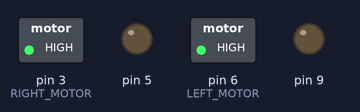
The sketch below on a simulated Arduino Uno, built for the host (arithmetic inside an expression is 32-bit, double 64-bit). Shown: switched loads named in the sketch (green lamp = pin HIGH), output pins drawn as LEDs (lit = HIGH). An integer division by zero does not stop the program and gives all ones (-1).

Above: at 0.5 s.
At 7.2 s:
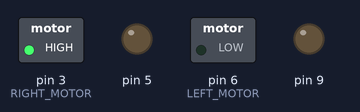
Timing chart, 0 to 7.7 s (numbered marks = the images above):
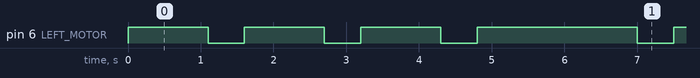

The sketch:

time_control_robot_correct_square.ino
```cpp
void setup(){
  // put your setup code here, to run once:
  pinMode(3,OUTPUT); // RIGHT MOTOR
  pinMode(5,OUTPUT);
  pinMode(6,OUTPUT); // LEFT MOTOR
  pinMode(9,OUTPUT);
}

void forward()
{
  digitalWrite(3,HIGH);
  digitalWrite(5,LOW);
  digitalWrite(6,HIGH);
  digitalWrite(9,LOW);
}

void radial_left()
{
  digitalWrite(3,HIGH);
  digitalWrite(5,LOW);
  digitalWrite(6,LOW);
  digitalWrite(9,LOW);
}

void time_stop()
{
  digitalWrite(3,LOW);
  digitalWrite(5,LOW);
  digitalWrite(6,LOW);
  digitalWrite(9,LOW);
}

void loop() {
  // put your main code here, to run repeatedly:
  forward();
  delay(1100);

  radial_left();
  delay(500);

  forward();
  delay(1100);

  radial_left();
  delay(500);

  forward();
  delay(1100);

  radial_left();
  delay(500);

  forward();
  delay(1100);

  time_stop();
  delay(1/0);
}
```

Measured:
- by itself, pin 6 (LEFT_MOTOR): repeats every 5.9 s: 2 × (LOW 0.50 s, HIGH 1.1 s), LOW 0.50 s, HIGH 2.2 s
- by itself, everything shown: repeats every 5.9 s, in 8 steps
